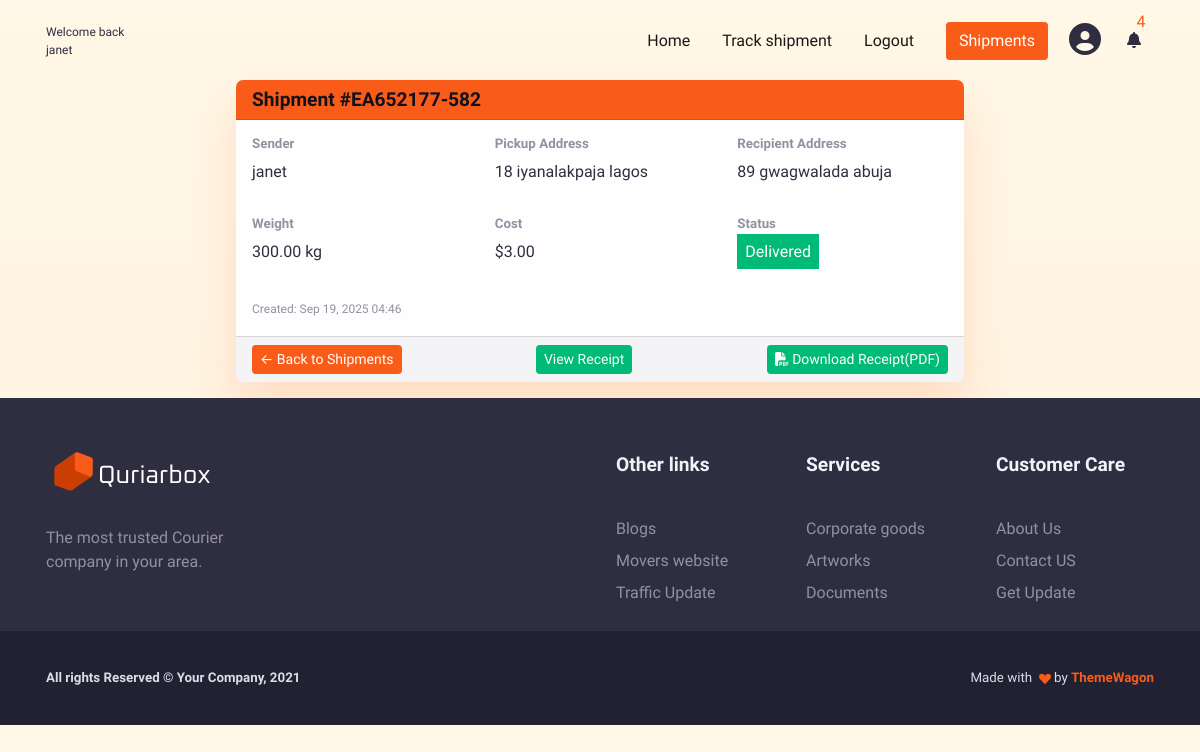
The page /shipments/36 (signed in) on the database its author committed.
### shipments/models.py (models this page shows, shortened)
class Shipment(models.Model):
    STATUS_CHOICES = [
        ("PENDING", "Pending"),
        ("IN_TRANSIT", "In Transit"),
        ("DELIVERED", "Delivered"),
        ("CANCELED", "Cancelled"),
    ]
    user = models.ForeignKey(User, on_delete=models.CASCADE, related_name="shipments")
    tracking_number = models.CharField(max_length=20, unique=True, blank=True)
    origin_address = models.TextField(max_length=255)
    destination_address = models.TextField(max_length=255)
    weight = models.DecimalField(max_digits=6, decimal_places=2)
    cost = models.DecimalField(max_digits=10, decimal_places=2, default=0.00)
    status = models.CharField(max_length=20, choices=STATUS_CHOICES, default="PENDING")
    created_at = models.DateTimeField(auto_now_add=True)
    updated_at = models.DateTimeField(auto_now=True)

### shipments/views.py (the view)
# urls.py: path("<int:pk>", ShipmentDetailView.as_view(), name="detail"),
class ShipmentDetailView(LoginRequiredMixin, DetailView):
    model = Shipment
    template_name = "shipments/detail.html"
    context_object_name = "shipment"
    login_url = "users:login"

### notifications/context_processor.py (called while the page is built)
def notifications_count(request):
    if not request.user.is_authenticated:
        return {}
    unread_count = Notification.objects.filter(recipient=request.user,is_read=False).count()
    recent = Notification.objects.filter(recipient=request.user)[:6]
    return {
        "unread_notification_count": unread_count,
        "recent_notifications": recent}

### shipments/templates/shipments/detail.html (shortened to what this page needs)
{% extends "base.html" %}
{% load static %}
{% block content %}
<div class="container mt-7 mb-3">
    <div class="row justify-content-center">
        <div class="col-md-8">
            <div class="card shadow-sm border-0 rounded-lg">
                <div class="card-header bg-primary text-white">
                    <h5 class="mb-0">Shipment #{{ shipment.tracking_number }}</h5>
                </div>
                <div class="card-body">
                    <div class="row mb-3">
                        <div class="col-4">
                            <h6 class="text-muted">Sender</h6>
                            <p>{{ shipment.user.username }}</p>
                        </div>
                         <div class="col-4">
                            <h6 class="text-muted">Pickup Address</h6>
                            <p>{{ shipment.origin_address }}</p>
                        </div>
                         <div class="col-4">
                            <h6 class="text-muted">Recipient Address</h6>
                            <p>{{ shipment.destination_address }}</p>
                        </div>
                    </div>
                    <div class="row mb-3">
                        <div class="col-4">
                            <h6 class="text-muted">Weight</h6>
                            <p>{{ shipment.weight }} kg</p>
                        </div>
                        <div class="col-4">
                            <h6 class="text-muted">Cost</h6>
                            <p>${{ shipment.cost }}</p>
                        </div>
                        <div class="col-4">
                            <h6 class="text-muted">Status</h6>
                            <span class="p-2 text-white {% if shipment.status == 'PENDING' %} bg-warning {% elif shipment.status == 'IN_TRANSIT' %} bg-info {% elif shipment.status == 'DELIVERED' %} bg-success {% endif %}">
                                {{ shipment.get_status_display }}
                            </span>
                        </div>
                    </div>
                    <div class="row">
                        <div class="col-12 text-muted">
                            <small>Created: {{ shipment.created_at|date:"M d, Y H:i" }}</small>
                        </div>
                    </div>
                </div>
                {% if request.user.profile.role == 'customer' %}
                <div class="card-footer d-flex justify-content-between">
                    <a href="{% url 'shipments:list' %}" class=" btn-primary btn-sm ">← Back to Shipments</a>
                    {% if shipment.payments.status == "PENDING" or shipment.payments.status == "FAILED" or shipment.payments.status == "REFUNDED" %}
                        <a href="{% url 'payments:process-payment' shipment.id %}" class="btn-info btn-sm text-white p-lg-2">
                            Pay Now
                        </a>
                        {% elif shipment.payments.status == "PAID" %}
                        <a href="{% url 'payments:receipt' shipment.id %}" class="btn-sm  btn-success">View Receipt</a>
                         <a href="{% url 'payments:download-receipt' shipment.payments.receipt.pk %}" class="btn-sm  btn-success"><i class="fas fa-file-pdf fa-1x"></i> Download Receipt(PDF)</a>
                    {% endif %}
                </div>
                {% endif %}
            </div>
        </div>
    </div>
</div>
{% endblock %}

### templates/includes/_navbar.html (shortened to what this page needs)
  {% load static %}
    <main class="main" id="top">
      <nav class="navbar navbar-expand-lg navbar-light fixed-top py-3 d-block" data-navbar-on-scroll="data-navbar-on-scroll">
        <div class="container">
           {% if request.user.is_authenticated %}
                <span style="font-size:12px"> Welcome back <br/> {{ request.user.username }} </span>
            {% else %}
          <a class="navbar-brand" href="#"><img src="{% static 'img/gallery/logo.png' %}" height="45" alt="logo" /></a>
              {% endif %}
          <div class="collapse navbar-collapse border-top border-lg-0 mt-4 mt-lg-0" id="navbarSupportedContent">
            <ul class="navbar-nav ms-auto pt-2 pt-lg-0 font-base">
              <li class="nav-item px-2">
                <a class="nav-link" aria-current="page" href="{% url 'home'%}">Home</a>
              </li>
              <li class="nav-item px-2">
              <a class="nav-link" href="{% url 'shipments:track' %}">
            Track shipment
          </a>
              </li>
              <li class="nav-item px-2">
                {% if request.user.is_authenticated %}
                  <a class="nav-link" href="{% url 'users:logout' %}">Logout</a>
                {% else %}
                  <a class="nav-link" href="{% url 'users:login' %}">Login</a>
                {% endif %}
              </li>
            </ul>
            {% if request.user.is_authenticated %}
              {% if request.user.profile.role == 'customer'%}
                  <a class="btn btn-primary order-1 order-lg-0 ms-lg-3" href="{% url 'shipments:list' %}">Shipments</a>
              {% elif request.user.profile.role == "courier" %}
                  <a class="btn btn-primary order-1 order-lg-0 ms-lg-3" href="{% url 'delivery:list' %}">Assigned deliveries</a>
              {% elif request.user.profile.role == "admin" %}
                  <a class="btn btn-primary order-1 order-lg-0 ms-lg-3" href="/admin">Admin panel</a>
              {% endif %}
               <a class="btn  ms-2" href="{% url 'users:profile' %}"><i class="fas fa-2x fa-user-circle "></i>
              </a>
            {% else %}
              <a class="btn btn-primary order-1 order-lg-0 ms-lg-3" href="{% url 'users:register' %}">Register</a>
            {% endif %}
            <li class="nav-item dropdown list-unstyled">
            <a class="btn" href="#" id="navbarDropdownNotifications" role="button"
              data-bs-toggle="dropdown" aria-expanded="false">
              <i class="fas fa-bell fa-1x"></i>
              {% if unread_notification_count > 0 %}
                 <span class="text-primary position-absolute top-0 start-90 translate-middle">
                  {{ unread_notification_count }}
                 </span>
              {% endif %}
            </a>
          </li>
          </div>
        </div>
      </nav>

### rows shown on the page
Shipment: tracking_number "EA652177-582", user.username "janet", origin_address "18 iyanalakpaja lagos", destination_address "89 gwagwalada abuja", weight "300.00", cost "3.00", status "Delivered", created_at "Sep 19, 2025 04:46"

### other values the page prints
{{ request.user.username }} "janet"
{{ unread_notification_count }} "4"
